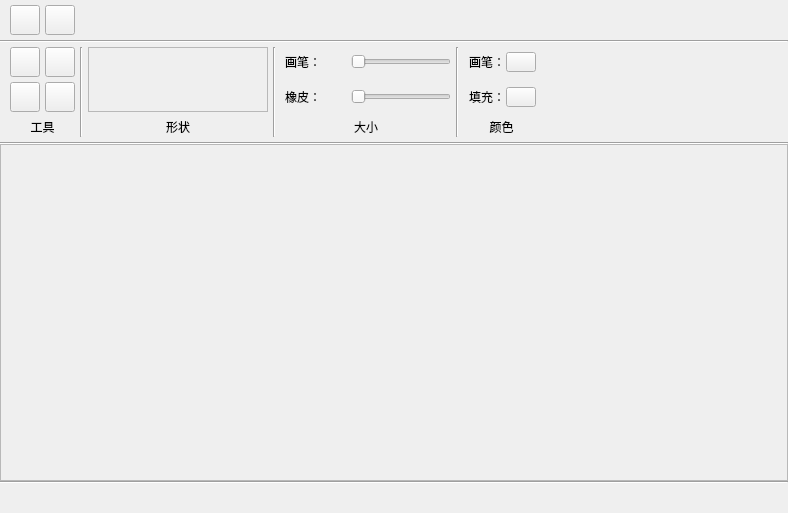
<?xml version="1.0" encoding="UTF-8"?>
<ui version="4.0">
 <class>MainWin</class>
 <widget class="QWidget" name="MainWin">
  <property name="geometry">
   <rect>
    <x>0</x>
    <y>0</y>
    <width>788</width>
    <height>513</height>
   </rect>
  </property>
  <property name="windowTitle">
   <string>MainWin</string>
  </property>
  <layout class="QVBoxLayout" name="verticalLayout">
   <property name="spacing">
    <number>0</number>
   </property>
   <property name="leftMargin">
    <number>0</number>
   </property>
   <property name="topMargin">
    <number>0</number>
   </property>
   <property name="rightMargin">
    <number>0</number>
   </property>
   <property name="bottomMargin">
    <number>0</number>
   </property>
   <item>
    <widget class="QWidget" name="m_pMenuWgt" native="true">
     <property name="minimumSize">
      <size>
       <width>0</width>
       <height>40</height>
      </size>
     </property>
     <property name="maximumSize">
      <size>
       <width>16777215</width>
       <height>40</height>
      </size>
     </property>
     <layout class="QHBoxLayout" name="horizontalLayout_3">
      <property name="spacing">
       <number>5</number>
      </property>
      <property name="leftMargin">
       <number>10</number>
      </property>
      <property name="topMargin">
       <number>5</number>
      </property>
      <property name="rightMargin">
       <number>10</number>
      </property>
      <property name="bottomMargin">
       <number>5</number>
      </property>
      <item>
       <widget class="QPushButton" name="m_pBtnUndo">
        <property name="minimumSize">
         <size>
          <width>30</width>
          <height>30</height>
         </size>
        </property>
        <property name="maximumSize">
         <size>
          <width>30</width>
          <height>30</height>
         </size>
        </property>
        <property name="text">
         <string/>
        </property>
       </widget>
      </item>
      <item>
       <widget class="QPushButton" name="m_pBtnRedo">
        <property name="minimumSize">
         <size>
          <width>30</width>
          <height>30</height>
         </size>
        </property>
        <property name="maximumSize">
         <size>
          <width>30</width>
          <height>30</height>
         </size>
        </property>
        <property name="text">
         <string/>
        </property>
       </widget>
      </item>
      <item>
       <spacer name="horizontalSpacer_2">
        <property name="orientation">
         <enum>Qt::Horizontal</enum>
        </property>
        <property name="sizeHint" stdset="0">
         <size>
          <width>40</width>
          <height>20</height>
         </size>
        </property>
       </spacer>
      </item>
     </layout>
    </widget>
   </item>
   <item>
    <widget class="Line" name="line_3">
     <property name="minimumSize">
      <size>
       <width>0</width>
       <height>2</height>
      </size>
     </property>
     <property name="maximumSize">
      <size>
       <width>16777215</width>
       <height>2</height>
      </size>
     </property>
     <property name="orientation">
      <enum>Qt::Horizontal</enum>
     </property>
    </widget>
   </item>
   <item>
    <widget class="QWidget" name="m_pOPWgt" native="true">
     <property name="minimumSize">
      <size>
       <width>0</width>
       <height>100</height>
      </size>
     </property>
     <property name="maximumSize">
      <size>
       <width>16777215</width>
       <height>100</height>
      </size>
     </property>
     <property name="styleSheet">
      <string notr="true"/>
     </property>
     <layout class="QHBoxLayout" name="horizontalLayout_2" stretch="0,0,0,0,0,0,0,1">
      <property name="spacing">
       <number>5</number>
      </property>
      <property name="leftMargin">
       <number>10</number>
      </property>
      <property name="topMargin">
       <number>5</number>
      </property>
      <property name="rightMargin">
       <number>10</number>
      </property>
      <property name="bottomMargin">
       <number>5</number>
      </property>
      <item>
       <widget class="QWidget" name="widget" native="true">
        <layout class="QVBoxLayout" name="verticalLayout_3" stretch="1,0">
         <property name="spacing">
          <number>5</number>
         </property>
         <property name="leftMargin">
          <number>0</number>
         </property>
         <property name="topMargin">
          <number>0</number>
         </property>
         <property name="rightMargin">
          <number>0</number>
         </property>
         <property name="bottomMargin">
          <number>0</number>
         </property>
         <item>
          <layout class="QGridLayout" name="gridLayout">
           <property name="topMargin">
            <number>0</number>
           </property>
           <property name="bottomMargin">
            <number>0</number>
           </property>
           <property name="spacing">
            <number>5</number>
           </property>
           <item row="0" column="0">
            <widget class="QPushButton" name="m_pBtnPencil">
             <property name="minimumSize">
              <size>
               <width>30</width>
               <height>30</height>
              </size>
             </property>
             <property name="maximumSize">
              <size>
               <width>30</width>
               <height>30</height>
              </size>
             </property>
             <property name="text">
              <string/>
             </property>
             <property name="checkable">
              <bool>true</bool>
             </property>
            </widget>
           </item>
           <item row="1" column="1">
            <widget class="QPushButton" name="m_pBtnEraser">
             <property name="minimumSize">
              <size>
               <width>30</width>
               <height>30</height>
              </size>
             </property>
             <property name="maximumSize">
              <size>
               <width>30</width>
               <height>30</height>
              </size>
             </property>
             <property name="text">
              <string/>
             </property>
             <property name="checkable">
              <bool>true</bool>
             </property>
            </widget>
           </item>
           <item row="1" column="0">
            <widget class="QPushButton" name="m_pBtnFill">
             <property name="minimumSize">
              <size>
               <width>30</width>
               <height>30</height>
              </size>
             </property>
             <property name="maximumSize">
              <size>
               <width>30</width>
               <height>30</height>
              </size>
             </property>
             <property name="text">
              <string/>
             </property>
             <property name="checkable">
              <bool>true</bool>
             </property>
            </widget>
           </item>
           <item row="0" column="1">
            <widget class="QPushButton" name="m_pBtnText">
             <property name="minimumSize">
              <size>
               <width>30</width>
               <height>30</height>
              </size>
             </property>
             <property name="maximumSize">
              <size>
               <width>30</width>
               <height>30</height>
              </size>
             </property>
             <property name="text">
              <string/>
             </property>
             <property name="checkable">
              <bool>true</bool>
             </property>
            </widget>
           </item>
          </layout>
         </item>
         <item>
          <widget class="QLabel" name="label_2">
           <property name="minimumSize">
            <size>
             <width>0</width>
             <height>20</height>
            </size>
           </property>
           <property name="maximumSize">
            <size>
             <width>200</width>
             <height>20</height>
            </size>
           </property>
           <property name="text">
            <string>工具</string>
           </property>
           <property name="alignment">
            <set>Qt::AlignCenter</set>
           </property>
          </widget>
         </item>
        </layout>
       </widget>
      </item>
      <item>
       <widget class="Line" name="line_4">
        <property name="orientation">
         <enum>Qt::Vertical</enum>
        </property>
       </widget>
      </item>
      <item>
       <widget class="QWidget" name="widget_2" native="true">
        <layout class="QVBoxLayout" name="verticalLayout_2" stretch="1,0">
         <property name="spacing">
          <number>5</number>
         </property>
         <property name="leftMargin">
          <number>0</number>
         </property>
         <property name="topMargin">
          <number>0</number>
         </property>
         <property name="rightMargin">
          <number>0</number>
         </property>
         <property name="bottomMargin">
          <number>0</number>
         </property>
         <item>
          <widget class="QScrollArea" name="m_pSAreaShape">
           <property name="minimumSize">
            <size>
             <width>180</width>
             <height>0</height>
            </size>
           </property>
           <property name="maximumSize">
            <size>
             <width>180</width>
             <height>16777215</height>
            </size>
           </property>
           <property name="widgetResizable">
            <bool>true</bool>
           </property>
           <property name="alignment">
            <set>Qt::AlignLeading|Qt::AlignLeft|Qt::AlignTop</set>
           </property>
           <widget class="QWidget" name="m_pShapeWgt">
            <property name="geometry">
             <rect>
              <x>0</x>
              <y>0</y>
              <width>178</width>
              <height>63</height>
             </rect>
            </property>
           </widget>
          </widget>
         </item>
         <item>
          <widget class="QLabel" name="label">
           <property name="minimumSize">
            <size>
             <width>0</width>
             <height>20</height>
            </size>
           </property>
           <property name="maximumSize">
            <size>
             <width>180</width>
             <height>20</height>
            </size>
           </property>
           <property name="text">
            <string>形状</string>
           </property>
           <property name="alignment">
            <set>Qt::AlignCenter</set>
           </property>
          </widget>
         </item>
        </layout>
       </widget>
      </item>
      <item>
       <widget class="Line" name="line_5">
        <property name="orientation">
         <enum>Qt::Vertical</enum>
        </property>
       </widget>
      </item>
      <item>
       <widget class="QWidget" name="widget_3" native="true">
        <property name="minimumSize">
         <size>
          <width>170</width>
          <height>0</height>
         </size>
        </property>
        <property name="maximumSize">
         <size>
          <width>170</width>
          <height>16777215</height>
         </size>
        </property>
        <layout class="QVBoxLayout" name="verticalLayout_4" stretch="0,0">
         <property name="spacing">
          <number>5</number>
         </property>
         <property name="leftMargin">
          <number>0</number>
         </property>
         <property name="topMargin">
          <number>0</number>
         </property>
         <property name="rightMargin">
          <number>0</number>
         </property>
         <property name="bottomMargin">
          <number>0</number>
         </property>
         <item>
          <layout class="QGridLayout" name="gridLayout_2" columnminimumwidth="0,0,1">
           <property name="topMargin">
            <number>0</number>
           </property>
           <property name="bottomMargin">
            <number>0</number>
           </property>
           <property name="horizontalSpacing">
            <number>0</number>
           </property>
           <property name="verticalSpacing">
            <number>5</number>
           </property>
           <item row="0" column="2">
            <widget class="QSlider" name="m_pSliderLineSize">
             <property name="minimumSize">
              <size>
               <width>100</width>
               <height>20</height>
              </size>
             </property>
             <property name="maximumSize">
              <size>
               <width>100</width>
               <height>20</height>
              </size>
             </property>
             <property name="minimum">
              <number>1</number>
             </property>
             <property name="maximum">
              <number>20</number>
             </property>
             <property name="orientation">
              <enum>Qt::Horizontal</enum>
             </property>
            </widget>
           </item>
           <item row="1" column="2">
            <widget class="QSlider" name="m_pSliderEraserSize">
             <property name="minimumSize">
              <size>
               <width>100</width>
               <height>20</height>
              </size>
             </property>
             <property name="maximumSize">
              <size>
               <width>100</width>
               <height>20</height>
              </size>
             </property>
             <property name="minimum">
              <number>5</number>
             </property>
             <property name="maximum">
              <number>30</number>
             </property>
             <property name="orientation">
              <enum>Qt::Horizontal</enum>
             </property>
            </widget>
           </item>
           <item row="1" column="1">
            <widget class="QLabel" name="m_pLabelEraserSize">
             <property name="minimumSize">
              <size>
               <width>30</width>
               <height>30</height>
              </size>
             </property>
             <property name="maximumSize">
              <size>
               <width>30</width>
               <height>30</height>
              </size>
             </property>
             <property name="font">
              <font>
               <pointsize>9</pointsize>
              </font>
             </property>
             <property name="text">
              <string/>
             </property>
             <property name="alignment">
              <set>Qt::AlignLeading|Qt::AlignLeft|Qt::AlignVCenter</set>
             </property>
            </widget>
           </item>
           <item row="0" column="1">
            <widget class="QLabel" name="m_pLabelLineSize">
             <property name="minimumSize">
              <size>
               <width>30</width>
               <height>30</height>
              </size>
             </property>
             <property name="maximumSize">
              <size>
               <width>30</width>
               <height>30</height>
              </size>
             </property>
             <property name="font">
              <font>
               <pointsize>9</pointsize>
              </font>
             </property>
             <property name="text">
              <string/>
             </property>
             <property name="alignment">
              <set>Qt::AlignLeading|Qt::AlignLeft|Qt::AlignVCenter</set>
             </property>
            </widget>
           </item>
           <item row="0" column="0">
            <widget class="QLabel" name="label_4">
             <property name="minimumSize">
              <size>
               <width>40</width>
               <height>0</height>
              </size>
             </property>
             <property name="maximumSize">
              <size>
               <width>40</width>
               <height>16777215</height>
              </size>
             </property>
             <property name="text">
              <string>画笔：</string>
             </property>
             <property name="alignment">
              <set>Qt::AlignRight|Qt::AlignTrailing|Qt::AlignVCenter</set>
             </property>
            </widget>
           </item>
           <item row="1" column="0">
            <widget class="QLabel" name="label_5">
             <property name="minimumSize">
              <size>
               <width>40</width>
               <height>0</height>
              </size>
             </property>
             <property name="maximumSize">
              <size>
               <width>40</width>
               <height>16777215</height>
              </size>
             </property>
             <property name="text">
              <string>橡皮：</string>
             </property>
             <property name="alignment">
              <set>Qt::AlignRight|Qt::AlignTrailing|Qt::AlignVCenter</set>
             </property>
            </widget>
           </item>
          </layout>
         </item>
         <item>
          <widget class="QLabel" name="label_3">
           <property name="minimumSize">
            <size>
             <width>0</width>
             <height>20</height>
            </size>
           </property>
           <property name="maximumSize">
            <size>
             <width>200</width>
             <height>20</height>
            </size>
           </property>
           <property name="text">
            <string>大小</string>
           </property>
           <property name="alignment">
            <set>Qt::AlignCenter</set>
           </property>
          </widget>
         </item>
        </layout>
       </widget>
      </item>
      <item>
       <widget class="Line" name="line_6">
        <property name="orientation">
         <enum>Qt::Vertical</enum>
        </property>
       </widget>
      </item>
      <item>
       <widget class="QWidget" name="widget_4" native="true">
        <property name="minimumSize">
         <size>
          <width>75</width>
          <height>0</height>
         </size>
        </property>
        <property name="maximumSize">
         <size>
          <width>75</width>
          <height>16777215</height>
         </size>
        </property>
        <layout class="QVBoxLayout" name="verticalLayout_5" stretch="0,0">
         <property name="spacing">
          <number>5</number>
         </property>
         <property name="leftMargin">
          <number>0</number>
         </property>
         <property name="topMargin">
          <number>0</number>
         </property>
         <property name="rightMargin">
          <number>0</number>
         </property>
         <property name="bottomMargin">
          <number>0</number>
         </property>
         <item>
          <layout class="QGridLayout" name="gridLayout_4">
           <property name="topMargin">
            <number>0</number>
           </property>
           <property name="bottomMargin">
            <number>0</number>
           </property>
           <property name="horizontalSpacing">
            <number>0</number>
           </property>
           <property name="verticalSpacing">
            <number>5</number>
           </property>
           <item row="0" column="0">
            <widget class="QLabel" name="label_8">
             <property name="minimumSize">
              <size>
               <width>40</width>
               <height>30</height>
              </size>
             </property>
             <property name="maximumSize">
              <size>
               <width>40</width>
               <height>30</height>
              </size>
             </property>
             <property name="text">
              <string>画笔：</string>
             </property>
             <property name="alignment">
              <set>Qt::AlignRight|Qt::AlignTrailing|Qt::AlignVCenter</set>
             </property>
            </widget>
           </item>
           <item row="1" column="0">
            <widget class="QLabel" name="label_9">
             <property name="minimumSize">
              <size>
               <width>40</width>
               <height>30</height>
              </size>
             </property>
             <property name="maximumSize">
              <size>
               <width>40</width>
               <height>30</height>
              </size>
             </property>
             <property name="text">
              <string>填充：</string>
             </property>
             <property name="alignment">
              <set>Qt::AlignRight|Qt::AlignTrailing|Qt::AlignVCenter</set>
             </property>
            </widget>
           </item>
           <item row="0" column="1">
            <widget class="ColorButton" name="m_pBtnPenColor">
             <property name="minimumSize">
              <size>
               <width>30</width>
               <height>20</height>
              </size>
             </property>
             <property name="maximumSize">
              <size>
               <width>30</width>
               <height>20</height>
              </size>
             </property>
             <property name="text">
              <string/>
             </property>
            </widget>
           </item>
           <item row="1" column="1">
            <widget class="ColorButton" name="m_pBtnFillColor">
             <property name="minimumSize">
              <size>
               <width>30</width>
               <height>20</height>
              </size>
             </property>
             <property name="maximumSize">
              <size>
               <width>30</width>
               <height>20</height>
              </size>
             </property>
             <property name="text">
              <string/>
             </property>
            </widget>
           </item>
          </layout>
         </item>
         <item>
          <widget class="QLabel" name="label_10">
           <property name="minimumSize">
            <size>
             <width>0</width>
             <height>20</height>
            </size>
           </property>
           <property name="maximumSize">
            <size>
             <width>75</width>
             <height>20</height>
            </size>
           </property>
           <property name="text">
            <string>颜色</string>
           </property>
           <property name="alignment">
            <set>Qt::AlignCenter</set>
           </property>
          </widget>
         </item>
        </layout>
       </widget>
      </item>
      <item>
       <spacer name="horizontalSpacer_3">
        <property name="orientation">
         <enum>Qt::Horizontal</enum>
        </property>
        <property name="sizeHint" stdset="0">
         <size>
          <width>40</width>
          <height>20</height>
         </size>
        </property>
       </spacer>
      </item>
     </layout>
    </widget>
   </item>
   <item>
    <widget class="Line" name="line">
     <property name="minimumSize">
      <size>
       <width>0</width>
       <height>2</height>
      </size>
     </property>
     <property name="maximumSize">
      <size>
       <width>16777215</width>
       <height>2</height>
      </size>
     </property>
     <property name="orientation">
      <enum>Qt::Horizontal</enum>
     </property>
    </widget>
   </item>
   <item>
    <widget class="QScrollArea" name="m_pSArea">
     <property name="widgetResizable">
      <bool>true</bool>
     </property>
     <property name="alignment">
      <set>Qt::AlignLeading|Qt::AlignLeft|Qt::AlignTop</set>
     </property>
     <widget class="DrawingWgt" name="m_pDrawingWet">
      <property name="geometry">
       <rect>
        <x>0</x>
        <y>0</y>
        <width>786</width>
        <height>335</height>
       </rect>
      </property>
     </widget>
    </widget>
   </item>
   <item>
    <widget class="Line" name="line_2">
     <property name="minimumSize">
      <size>
       <width>0</width>
       <height>2</height>
      </size>
     </property>
     <property name="maximumSize">
      <size>
       <width>16777215</width>
       <height>2</height>
      </size>
     </property>
     <property name="orientation">
      <enum>Qt::Horizontal</enum>
     </property>
    </widget>
   </item>
   <item>
    <widget class="QWidget" name="m_pBottomWgt" native="true">
     <property name="minimumSize">
      <size>
       <width>0</width>
       <height>30</height>
      </size>
     </property>
     <property name="maximumSize">
      <size>
       <width>16777215</width>
       <height>30</height>
      </size>
     </property>
     <property name="styleSheet">
      <string notr="true"/>
     </property>
     <layout class="QHBoxLayout" name="horizontalLayout">
      <property name="spacing">
       <number>2</number>
      </property>
      <property name="leftMargin">
       <number>10</number>
      </property>
      <property name="topMargin">
       <number>0</number>
      </property>
      <property name="rightMargin">
       <number>0</number>
      </property>
      <property name="bottomMargin">
       <number>0</number>
      </property>
      <item>
       <widget class="QLabel" name="m_pLabelPosIcon">
        <property name="minimumSize">
         <size>
          <width>30</width>
          <height>30</height>
         </size>
        </property>
        <property name="maximumSize">
         <size>
          <width>30</width>
          <height>30</height>
         </size>
        </property>
        <property name="text">
         <string/>
        </property>
       </widget>
      </item>
      <item>
       <widget class="QLabel" name="m_pLabelPos">
        <property name="minimumSize">
         <size>
          <width>100</width>
          <height>0</height>
         </size>
        </property>
        <property name="maximumSize">
         <size>
          <width>100</width>
          <height>16777215</height>
         </size>
        </property>
        <property name="text">
         <string/>
        </property>
       </widget>
      </item>
      <item>
       <widget class="QLabel" name="m_pLabelSelectedRectIcon">
        <property name="minimumSize">
         <size>
          <width>30</width>
          <height>30</height>
         </size>
        </property>
        <property name="maximumSize">
         <size>
          <width>30</width>
          <height>30</height>
         </size>
        </property>
        <property name="text">
         <string/>
        </property>
       </widget>
      </item>
      <item>
       <widget class="QLabel" name="m_pLabelSelectedRect">
        <property name="minimumSize">
         <size>
          <width>100</width>
          <height>0</height>
         </size>
        </property>
        <property name="maximumSize">
         <size>
          <width>100</width>
          <height>16777215</height>
         </size>
        </property>
        <property name="text">
         <string/>
        </property>
       </widget>
      </item>
      <item>
       <widget class="QLabel" name="m_pLabelSizeIcon">
        <property name="minimumSize">
         <size>
          <width>30</width>
          <height>30</height>
         </size>
        </property>
        <property name="maximumSize">
         <size>
          <width>30</width>
          <height>30</height>
         </size>
        </property>
        <property name="text">
         <string/>
        </property>
       </widget>
      </item>
      <item>
       <widget class="QLabel" name="m_pLabelSize">
        <property name="minimumSize">
         <size>
          <width>100</width>
          <height>0</height>
         </size>
        </property>
        <property name="maximumSize">
         <size>
          <width>100</width>
          <height>16777215</height>
         </size>
        </property>
        <property name="text">
         <string/>
        </property>
       </widget>
      </item>
      <item>
       <spacer name="horizontalSpacer">
        <property name="orientation">
         <enum>Qt::Horizontal</enum>
        </property>
        <property name="sizeHint" stdset="0">
         <size>
          <width>40</width>
          <height>20</height>
         </size>
        </property>
       </spacer>
      </item>
     </layout>
    </widget>
   </item>
  </layout>
 </widget>
 <customwidgets>
  <customwidget>
   <class>DrawingWgt</class>
   <extends>QWidget</extends>
   <header location="global">drawingwgt.h</header>
   <container>1</container>
  </customwidget>
  <customwidget>
   <class>ColorButton</class>
   <extends>QToolButton</extends>
   <header location="global">colorbutton.h</header>
  </customwidget>
 </customwidgets>
 <resources/>
 <connections/>
</ui>
